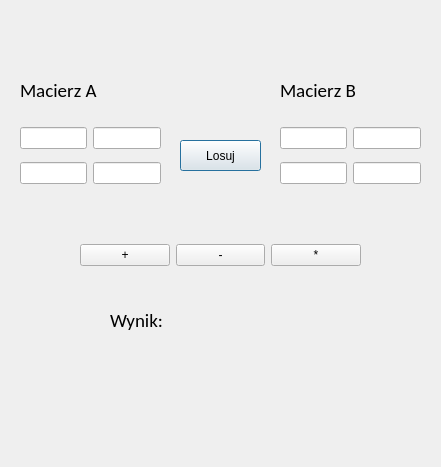
<?xml version="1.0" encoding="UTF-8"?>
<ui version="4.0">
 <class>Macierz2x2</class>
 <widget class="QDialog" name="Macierz2x2">
  <property name="geometry">
   <rect>
    <x>0</x>
    <y>0</y>
    <width>441</width>
    <height>467</height>
   </rect>
  </property>
  <property name="windowTitle">
   <string>Dialog</string>
  </property>
  <widget class="QLabel" name="label">
   <property name="geometry">
    <rect>
     <x>20</x>
     <y>80</y>
     <width>81</width>
     <height>21</height>
    </rect>
   </property>
   <property name="font">
    <font>
     <family>Calibri</family>
     <pointsize>14</pointsize>
    </font>
   </property>
   <property name="text">
    <string>Macierz A</string>
   </property>
  </widget>
  <widget class="QLabel" name="label_2">
   <property name="geometry">
    <rect>
     <x>280</x>
     <y>80</y>
     <width>101</width>
     <height>21</height>
    </rect>
   </property>
   <property name="font">
    <font>
     <family>Calibri</family>
     <pointsize>14</pointsize>
    </font>
   </property>
   <property name="text">
    <string>Macierz B</string>
   </property>
  </widget>
  <widget class="QWidget" name="layoutWidget">
   <property name="geometry">
    <rect>
     <x>280</x>
     <y>120</y>
     <width>141</width>
     <height>71</height>
    </rect>
   </property>
   <layout class="QGridLayout" name="gridLayout_2">
    <item row="0" column="0">
     <widget class="QLineEdit" name="lineEditb_0_0"/>
    </item>
    <item row="0" column="1">
     <widget class="QLineEdit" name="lineEditb_0_1"/>
    </item>
    <item row="1" column="0">
     <widget class="QLineEdit" name="lineEditb_1_0"/>
    </item>
    <item row="1" column="1">
     <widget class="QLineEdit" name="lineEditb_1_1"/>
    </item>
   </layout>
  </widget>
  <widget class="QLabel" name="label_3">
   <property name="geometry">
    <rect>
     <x>110</x>
     <y>310</y>
     <width>91</width>
     <height>21</height>
    </rect>
   </property>
   <property name="font">
    <font>
     <family>Calibri</family>
     <pointsize>14</pointsize>
    </font>
   </property>
   <property name="text">
    <string>Wynik:</string>
   </property>
  </widget>
  <widget class="QPushButton" name="pushButton_losuj">
   <property name="geometry">
    <rect>
     <x>180</x>
     <y>140</y>
     <width>81</width>
     <height>31</height>
    </rect>
   </property>
   <property name="text">
    <string>Losuj</string>
   </property>
  </widget>
  <widget class="QWidget" name="">
   <property name="geometry">
    <rect>
     <x>20</x>
     <y>120</y>
     <width>141</width>
     <height>71</height>
    </rect>
   </property>
   <layout class="QGridLayout" name="gridLayout">
    <item row="0" column="0">
     <widget class="QLineEdit" name="lineEdita_0_0"/>
    </item>
    <item row="0" column="1">
     <widget class="QLineEdit" name="lineEdita_0_1"/>
    </item>
    <item row="1" column="0">
     <widget class="QLineEdit" name="lineEdita_1_0"/>
    </item>
    <item row="1" column="1">
     <widget class="QLineEdit" name="lineEdita_1_1"/>
    </item>
   </layout>
  </widget>
  <widget class="QWidget" name="">
   <property name="geometry">
    <rect>
     <x>110</x>
     <y>340</y>
     <width>191</width>
     <height>81</height>
    </rect>
   </property>
   <layout class="QGridLayout" name="gridLayout_3">
    <item row="0" column="0">
     <widget class="QLabel" name="wynik_0_0">
      <property name="text">
       <string/>
      </property>
     </widget>
    </item>
    <item row="1" column="1">
     <widget class="QLabel" name="wynik_1_1">
      <property name="text">
       <string/>
      </property>
     </widget>
    </item>
    <item row="1" column="0">
     <widget class="QLabel" name="wynik_1_0">
      <property name="text">
       <string/>
      </property>
     </widget>
    </item>
    <item row="0" column="1">
     <widget class="QLabel" name="wynik_0_1">
      <property name="text">
       <string/>
      </property>
     </widget>
    </item>
   </layout>
  </widget>
  <widget class="QWidget" name="">
   <property name="geometry">
    <rect>
     <x>80</x>
     <y>220</y>
     <width>281</width>
     <height>71</height>
    </rect>
   </property>
   <layout class="QHBoxLayout" name="horizontalLayout">
    <item>
     <widget class="QPushButton" name="pushButton_plus">
      <property name="text">
       <string>+</string>
      </property>
     </widget>
    </item>
    <item>
     <widget class="QPushButton" name="pushButton_minus">
      <property name="text">
       <string>-</string>
      </property>
     </widget>
    </item>
    <item>
     <widget class="QPushButton" name="pushButton_multiply">
      <property name="text">
       <string>*</string>
      </property>
     </widget>
    </item>
   </layout>
  </widget>
 </widget>
 <resources/>
 <connections/>
</ui>
